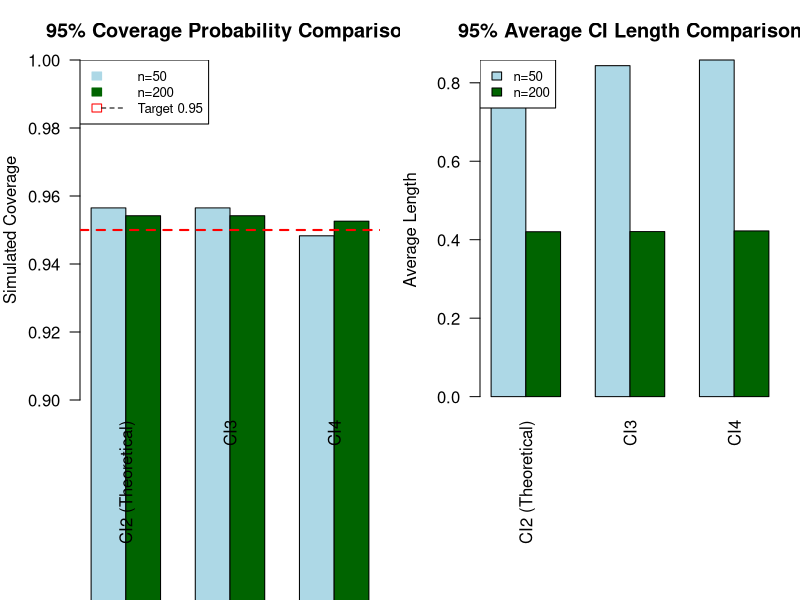

Write R code to recreate this figure.
## ---- chunk 1
# SETUP

library(ggplot2)

id_num <- 23
theta <- id_num / 10    
lambda <- 1 / theta     
m <- 10000             

alphas <- c(0.1, 0.05, 0.01)
n_sizes <- c(10, 50, 100, 1000)

results <- data.frame()

# Helper function to calculate coverage and length
calc_metrics <- function(L, U, true_param) {
  cov <- mean((true_param >= L) & (true_param <= U))
  len <- mean(U - L)
  return(c(cov, len))
}

print(paste("Simulation initialized for Theta =", theta))
## ---- chunk 2
# METHOD 1: EXACT (CHI-SQUARED)
set.seed(23) 

for (n in n_sizes) {
  # Generate data (rows = sims, cols = sample size)
  data <- matrix(rexp(n * m, rate = lambda), nrow = m, ncol = n)
  x_bar <- rowMeans(data)
  
  for (alpha in alphas) {
    # Chi-square Quantiles
    q_low <- qchisq(alpha/2, df = 2*n)
    q_high <- qchisq(1 - alpha/2, df = 2*n)
    
    # Interval Calculation
    L <- (2 * n * x_bar) / q_high
    U <- (2 * n * x_bar) / q_low
    
    # Evaluate
    stats <- calc_metrics(L, U, theta)
    results <- rbind(results, data.frame(n=n, alpha=alpha, Method="1. Exact", 
                                         Cov=stats[1], Len=stats[2]))
  }
}
## ---- chunk 3
# METHOD 2: NORMAL (KNOWN THETA)
set.seed(23) 

for (n in n_sizes) {
  data <- matrix(rexp(n * m, rate = lambda), nrow = m, ncol = n)
  x_bar <- rowMeans(data)
  
  for (alpha in alphas) {
    z <- qnorm(1 - alpha/2)
    
    margin <- z * (theta / sqrt(n))
    L <- x_bar - margin
    U <- x_bar + margin
    
    stats <- calc_metrics(L, U, theta)
    results <- rbind(results, data.frame(n=n, alpha=alpha, Method="2. Norm(Known)", 
                                         Cov=stats[1], Len=stats[2]))
  }
}
## ---- chunk 4
# METHOD 3: NORMAL (SOLVED INEQUALITY)
set.seed(23)

for (n in n_sizes) {
  data <- matrix(rexp(n * m, rate = lambda), nrow = m, ncol = n)
  x_bar <- rowMeans(data)
  
  for (alpha in alphas) {
    z <- qnorm(1 - alpha/2)
    k <- z / sqrt(n)
    
    # Interval Calculation
    L <- x_bar / (1 + k)
    U <- x_bar / (1 - k)
    
    stats <- calc_metrics(L, U, theta)
    results <- rbind(results, data.frame(n=n, alpha=alpha, Method="3. Norm(Solved)", 
                                         Cov=stats[1], Len=stats[2]))
  }
}
## ---- chunk 5
# METHOD 4: STUDENT'S T
set.seed(23)

for (n in n_sizes) {
  data <- matrix(rexp(n * m, rate = lambda), nrow = m, ncol = n)
  x_bar <- rowMeans(data)
  s_sd <- apply(data, 1, sd)
  
  for (alpha in alphas) {
    t_val <- qt(1 - alpha/2, df = n - 1)
    
    # Interval Calculation
    margin <- t_val * (s_sd / sqrt(n))
    L <- x_bar - margin
    U <- x_bar + margin
    
    stats <- calc_metrics(L, U, theta)
    results <- rbind(results, data.frame(n=n, alpha=alpha, Method="4. Student-t", 
                                         Cov=stats[1], Len=stats[2]))
  }
}
## ---- chunk 6
library(knitr)

colnames(results)[which(names(results) %in% c("Coverage", "Cov"))] <- "Cov"
colnames(results)[which(names(results) %in% c("AvgLength", "Length", "Len"))] <- "Len"

clean_results <- results
colnames(clean_results)[which(names(clean_results) %in% c("Coverage", "Cov"))] <- "Cov"
colnames(clean_results)[which(names(clean_results) %in% c("AvgLength", "Length", "Len"))] <- "Len"

if (!requireNamespace("knitr", quietly = TRUE)) install.packages("knitr")
library(knitr)

options(max.print = 100000)

results_sorted <- clean_results[order(clean_results$n, clean_results$Method), ]

unique_alphas <- sort(unique(results_sorted$alpha), decreasing = TRUE)

for (curr_alpha in unique_alphas) {

  conf_level <- (1 - curr_alpha) * 100

  sub_table <- subset(results_sorted, alpha == curr_alpha)

  rownames(sub_table) <- NULL

  cat("\n\n")
  cat(paste("### Results for Alpha =", curr_alpha, "(", conf_level, "% Confidence )"))
  cat("\n")

  print(kable(sub_table, digits = 4, row.names = FALSE))
}
## ---- chunk 7
id <- 23
set.seed(id)
theta <- id/10
M <- 10000
N_small <- 50
N_large <- 200
alpha_vals <- c(0.1, 0.05, 0.01)

run_simulation <- function(n, theta, M, alpha_vals) {
    x <- matrix(rpois(n * M, lambda = theta), nrow = n)

    sample_mean <- colMeans(x)

    results <- list()
    for (alpha in alpha_vals) {
        z_alpha2 <- qnorm(1 - alpha / 2)
        
        #CI2
        L2 <- sample_mean - z_alpha2 * sqrt(theta / n)
        U2 <- sample_mean + z_alpha2 * sqrt(theta / n)
        coverage2 <- mean(theta >= L2 & theta <= U2)
        length2 <- 2 * z_alpha2 * sqrt(theta / n)
        
        #CI3
        a <- z_alpha2^2 / (2 * n)
        b <- (z_alpha2 / sqrt(n))
        
        L3 <- sample_mean + a - b * sqrt(sample_mean + a / 2)
        U3 <- sample_mean + a + b * sqrt(sample_mean + a / 2)
        
        coverage3 <- mean(theta >= L3 & theta <= U3)
        length3 <- U3 - L3
        
        #CI4
        sample_sd <- apply(x, 2, sd)
        se <- sample_sd / sqrt(n)
        t_alpha2 <- qt(1 - alpha/2, df = n-1)

        L4 <- sample_mean - t_alpha2 * se
        U4 <- sample_mean + t_alpha2 * se

        coverage4 <- mean(theta >= L4 & theta <= U4)
        length4 <- U4 - L4
        
        results[[paste0("alpha_", alpha)]] <- list(
            Coverage = c(CI2=coverage2, CI3=coverage3, CI4=coverage4),
            Avg_Length = c(CI2=mean(length2), CI3=mean(length3), CI4=mean(length4))
        )
    }
    return(results)
}
## ---- chunk 8
results_N50 <- run_simulation(N_small, theta, M, alpha_vals)
results_N200 <- run_simulation(N_large, theta, M, alpha_vals)

cat("Simulation Results (theta = 2.3)\n")
cat("Sample Size n = 50: Coverage Probability\n")
print(do.call(rbind, lapply(results_N50, function(x) x$Coverage)))

cat("Sample Size n = 50: Average CI Length\n")
print(do.call(rbind, lapply(results_N50, function(x) x$Avg_Length)))

cat("Sample Size n = 200: Coverage Probability\n")
print(do.call(rbind, lapply(results_N200, function(x) x$Coverage)))

cat("Sample Size n = 200: Average CI Length\n")
print(do.call(rbind, lapply(results_N200, function(x) x$Avg_Length)))

cat(paste("True Parameter theta:", theta, "\n"))

x_n50_all <- matrix(rpois(N_small * M, lambda = theta), nrow = N_small)
x_n200_all <- matrix(rpois(N_large * M, lambda = theta), nrow = N_large)
cat(paste("Mean of Sample Means (n=50):", mean(colMeans(x_n50_all)), "\n"))
cat(paste("Mean of Sample Means (n=200):", mean(colMeans(x_n200_all)), "\n"))

x_n50 <- colMeans(x_n50_all)
x_n200 <- colMeans(x_n200_all)
## ---- chunk 9
coverage_n50 <- results_N50$alpha_0.05$Coverage
length_n50 <- results_N50$alpha_0.05$Avg_Length

coverage_n200 <- results_N200$alpha_0.05$Coverage
length_n200 <- results_N200$alpha_0.05$Avg_Length

coverage_data <- data.frame(
  Method = c("CI2 (Theoretical)", "CI3", "CI4"),
  Coverage_n50 = coverage_n50,
  Coverage_n200 = coverage_n200
)

length_data <- data.frame(
  Method = c("CI2 (Theoretical)", "CI3", "CI4"),
  Length_n50 = length_n50,
  Length_n200 = length_n200
)

par(mfrow = c(1, 2), mar = c(10, 4, 3, 1))

barplot(
  t(coverage_data[, -1]),
  beside = TRUE,
  main = "95% Coverage Probability Comparison",
  ylab = "Simulated Coverage",
  ylim = c(0.9, 1.0),
  col = c("lightblue", "darkgreen"),
  names.arg = coverage_data$Method,
  las = 2
)

abline(h = 0.95, col = "red", lty = 2, lwd = 2)
legend("topleft", legend = c("n=50", "n=200", "Target 0.95"), 
       fill = c("lightblue", "darkgreen", NA), 
       border = c("lightblue", "darkgreen", "red"),
       lty = c(NA, NA, 2), cex = 0.8)

barplot(
  t(length_data[, -1]),
  beside = TRUE,
  main = "95% Average CI Length Comparison",
  ylab = "Average Length",
  col = c("lightblue", "darkgreen"),
  names.arg = length_data$Method,
  las = 2 
)
legend("topleft", legend = c("n=50", "n=200"), 
       fill = c("lightblue", "darkgreen"), cex = 0.8)
## ---- chunk 10
set.seed(23)
n <- 100
mu <- 10
sigma_squared <- 4
sigma <- sqrt(sigma_squared)
dataset <- rnorm(n, mean = mu, sd = sigma)
head(dataset)
## [1] 12.741917 8.870604 10.726257 11.265725 10.808537 9.787751
cat("Population Mean (mu):", mu, "\n")
## Population Mean (mu): 10
cat("Population Variance (sigma_squared):", sigma_squared, "\n")
## Population Variance (sigma_squared): 4
sample_mean <- mean(dataset)
sample_variance <- var(dataset)
cat("Sample Mean:", sample_mean, "\n")
## Sample Mean: 10.06503
cat("Sample Variance:", sample_variance, "\n")
## Sample Variance: 4.337697
## ---- chunk 11

sigma_n_sq_single <- (1/n) * sum((dataset - sample_mean)^2)
sigma_n_minus_1_sq_single <- (1/(n-1)) * sum((dataset - sample_mean)^2)

cat("Task a) \n")
cat(paste("True Population Variance (sigma^2):", sigma_squared, "\n"))
cat(paste("Biased Estimator (sigma_n^2):", sigma_n_sq_single, "\n"))
cat(paste("Unbiased Estimator (sigma_n-1^2):", sigma_n_minus_1_sq_single, "\n"))
## ---- chunk 12


N_vals <- c(10, 50, 100, 1000)

results_b <- data.frame(
    n = integer(),
    sigma_n_sq = numeric(),
    sigma_n_minus_1_sq = numeric()
)

for (current_n in N_vals) {
    current_dataset <- rnorm(current_n, mean = mu, sd = sigma)
    current_sample_mean <- mean(current_dataset)

    sum_sq_dev <- sum((current_dataset - current_sample_mean)^2)

    # Calculate Biased Estimator (sigma_n^2)
    sigma_n_sq_calc <- sum_sq_dev / current_n

    # Calculate Unbiased Estimator (sigma_n-1^2)
    sigma_n_minus_1_sq_calc <- sum_sq_dev / (current_n - 1)

    results_b <- rbind(results_b, data.frame(
        n = current_n,
        sigma_n_sq = sigma_n_sq_calc,
        sigma_n_minus_1_sq = sigma_n_minus_1_sq_calc
    ))
}
print(results_b)

# In part b) sigma_n_sq is closer to theoretical sigma_sq when the sample variance > theoretical one.
# That`s because sigma_n_sq is always less than sigma_n_minus_1_sq
## ---- chunk 13


run_bias_simulation <- function(n, mu, sigma_squared, M) {
    samples_matrix <- matrix(rnorm(n * M, mean = mu, sd = sqrt(sigma_squared)), nrow = n)
    sample_means <- colMeans(samples_matrix)

    # Calculate Sum of Squared Deviations (SSD)
    deviations <- samples_matrix - matrix(sample_means, nrow = n, ncol = M, byrow = TRUE)
    sum_sq_dev <- colSums(deviations^2)

    # Biased Estimator (divides by n)
    sigma_n_sq_vals <- sum_sq_dev / n
    # Unbiased Estimator (divides by n-1)
    sigma_n_minus_1_sq_vals <- sum_sq_dev / (n - 1)

    # Calculate Expected Values (Average over M simulations)
    E_sigma_n_sq <- mean(sigma_n_sq_vals)
    E_sigma_n_minus_1_sq <- mean(sigma_n_minus_1_sq_vals)

    # Bias = Expected Value - True Parameter
    Bias_n <- E_sigma_n_sq - sigma_squared
    Bias_n_minus_1 <- E_sigma_n_minus_1_sq - sigma_squared
    return(data.frame(
        n = n,
        True_Var = sigma_squared,
        E_sigma_n_sq = E_sigma_n_sq,
        Bias_sigma_n_sq = Bias_n,
        E_sigma_n_minus_1_sq = E_sigma_n_minus_1_sq,
        Bias_sigma_n_minus_1_sq = Bias_n_minus_1
    ))
}

M_sim <- 10000

results_list <- lapply(N_vals, run_bias_simulation, mu=mu, sigma_squared=sigma_squared, M=M_sim)
final_results_c <- do.call(rbind, results_list)

print(final_results_c)

